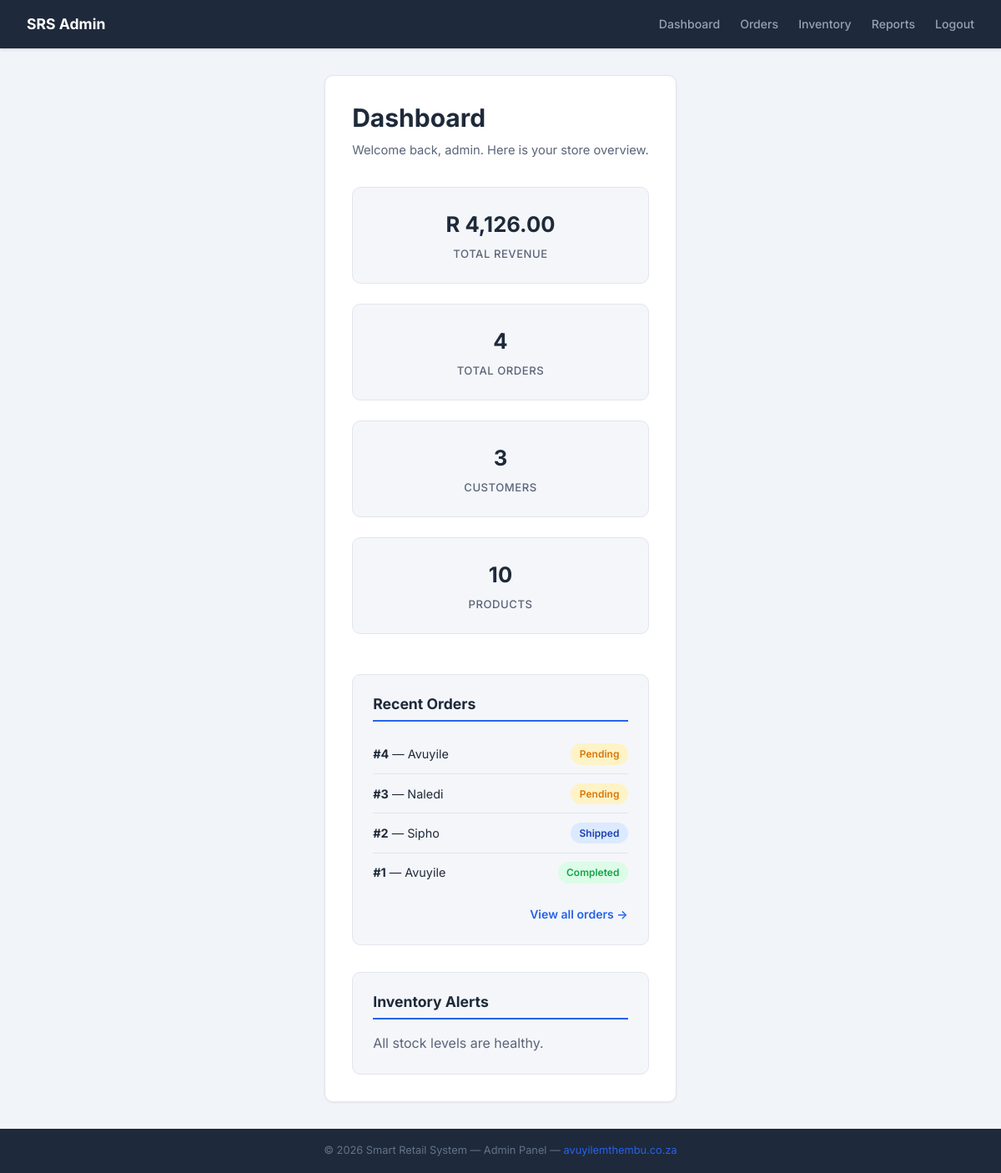
Page /admin/dashboard.php (signed in) on the committed database.
### tables this page shows
CREATE TABLE IF NOT EXISTS `Orders` (
    `OrderID`           INT AUTO_INCREMENT PRIMARY KEY,
    `CustomerID`        INT NOT NULL,
    `OrderDate`         DATETIME DEFAULT CURRENT_TIMESTAMP,
    `Status`            VARCHAR(20) DEFAULT 'Pending',
    `TotalAmount`       DECIMAL(10,2),
    `ShippingAddressID` INT,
    FOREIGN KEY (`CustomerID`) REFERENCES `Customers`(`CustomerID`) ON DELETE CASCADE,
    FOREIGN KEY (`ShippingAddressID`) REFERENCES `Addresses`(`AddressID`) ON DELETE SET NULL
);

CREATE TABLE IF NOT EXISTS `Customers` (
    `CustomerID`     INT AUTO_INCREMENT PRIMARY KEY,
    `FirstName`      VARCHAR(100)  NOT NULL,
    `LastName`       VARCHAR(100)  NOT NULL,
    `Email`          VARCHAR(255)  NOT NULL UNIQUE,
    `PasswordHash`   VARCHAR(255)  NOT NULL,
    `PhoneNumber`    VARCHAR(15),
    `DateRegistered` DATETIME DEFAULT CURRENT_TIMESTAMP
);

### src/Core/functions.php (called while the page is built, shortened)
<?php
function sanitize_output($data) {
    return htmlspecialchars((string)$data, ENT_QUOTES, 'UTF-8');
}
function format_price($amount) {
    return 'R ' . number_format((float)$amount, 2);
}

### src/Reporting/ReportManager.php (called while the page is built, shortened)
<?php
class ReportManager {
    private $pdo;
    public function __construct(PDO $db_connection) {
        $this->pdo = $db_connection;
    }
    public function getDashboardStats() {
        $stats = [
            'total_revenue'  => 0,
            'order_count'    => 0,
            'customer_count' => 0,
            'product_count'  => 0,
            'pending_orders' => 0,
        ];
        try {
            $row = $this->pdo->query(
                'SELECT COALESCE(SUM(TotalAmount), 0) AS revenue
                 FROM Orders WHERE Status IN ("Shipped", "Completed")'
            )->fetch();
            $stats['total_revenue'] = $row['revenue'];
            $row = $this->pdo->query('SELECT COUNT(*) AS cnt FROM Orders')->fetch();
            $stats['order_count'] = $row['cnt'];
            $row = $this->pdo->query('SELECT COUNT(*) AS cnt FROM Customers')->fetch();
            $stats['customer_count'] = $row['cnt'];
            $row = $this->pdo->query('SELECT COUNT(*) AS cnt FROM Products')->fetch();
            $stats['product_count'] = $row['cnt'];
            $row = $this->pdo->query(
                'SELECT COUNT(*) AS cnt FROM Orders WHERE Status = "Pending"'
            )->fetch();
            $stats['pending_orders'] = $row['cnt'];
        } catch (PDOException $e) {
            error_log('Dashboard stats failed: ' . $e->getMessage());
        }
        return $stats;
    }
}

### src/Order/OrderManager.php (called while the page is built, shortened)
<?php
class OrderManager {
    private $pdo;
    public function __construct(PDO $db_connection) {
        $this->pdo = $db_connection;
    }
    public function getAllOrders() {
        try {
            $stmt = $this->pdo->query(
                'SELECT o.OrderID, o.OrderDate, o.Status, o.TotalAmount,
                        c.FirstName, c.LastName
                 FROM Orders o
                 JOIN Customers c ON o.CustomerID = c.CustomerID
                 ORDER BY o.OrderDate DESC'
            );
            return $stmt->fetchAll();
        } catch (PDOException $e) {
            error_log('Failed to fetch all orders: ' . $e->getMessage());
            return [];
        }
    }
}

### public/admin/dashboard.php (the view, shortened to what this page needs)
<?php
require_once __DIR__ . '/../../src/Core/functions.php';
require_once __DIR__ . '/../../src/Reporting/ReportManager.php';
require_once __DIR__ . '/../../src/Order/OrderManager.php';
$pdo = get_db_connection();
$reportManager = new ReportManager($pdo);
$orderManager  = new OrderManager($pdo);
$stats = $reportManager->getDashboardStats();
$allOrders    = $orderManager->getAllOrders();
$recentOrders = array_slice($allOrders, 0, 5);
$lowStockItems = $reportManager->getLowStockReport();
require_once __DIR__ . '/../../templates/admin_header.php';
?>
<h1>Dashboard</h1>
<p class="admin-subtitle">Welcome back, <?php echo sanitize_output($_SESSION['AdminUsername']); ?>. Here is your store overview.</p>
<div class="stat-grid">
    <div class="stat-card">
        <div class="stat-value"><?php echo format_price($stats['total_revenue']); ?></div>
        <div class="stat-label">Total Revenue</div>
    </div>
    <div class="stat-card">
        <div class="stat-value"><?php echo $stats['order_count']; ?></div>
        <div class="stat-label">Total Orders</div>
    </div>
    <div class="stat-card">
        <div class="stat-value"><?php echo $stats['customer_count']; ?></div>
        <div class="stat-label">Customers</div>
    </div>
    <div class="stat-card">
        <div class="stat-value"><?php echo $stats['product_count']; ?></div>
        <div class="stat-label">Products</div>
    </div>
</div>
<div class="dashboard-grid">
    <div class="widget">
        <h2>Recent Orders</h2>
        <?php if (empty($recentOrders)): ?>
            <p class="text-muted">No orders yet.</p>
        <?php else: ?>
            <ul class="dashboard-list">
                <?php foreach ($recentOrders as $order): ?>
                    <li>
                        <span><strong>#<?php echo $order['OrderID']; ?></strong> &mdash; <?php echo sanitize_output($order['FirstName']); ?></span>
                        <span class="badge badge-<?php echo strtolower($order['Status']); ?>"><?php echo sanitize_output($order['Status']); ?></span>
                    </li>
                <?php endforeach; ?>
            </ul>
            <a href="orders.php" class="view-all-link">View all orders &rarr;</a>
        <?php endif; ?>
    </div>
    <div class="widget">
        <h2>Inventory Alerts</h2>
        <?php if (empty($lowStockItems)): ?>
            <p class="text-muted">All stock levels are healthy.</p>
        <?php endif; ?>
    </div>
</div>
<?php
require_once __DIR__ . '/../../templates/admin_footer.php';
?>

### templates/admin_header.php (shortened to what this page needs)
<!DOCTYPE html>
<html lang="en">
<head>
    <link rel="stylesheet" href="../css/style.css">
</head>
<body class="admin-body">
<header>
    <nav class="admin-nav">
        <a href="dashboard.php" class="logo">SRS Admin</a>
        <ul>
            <li><a href="dashboard.php">Dashboard</a></li>
            <li><a href="orders.php">Orders</a></li>
            <li><a href="inventory.php">Inventory</a></li>
            <li><a href="reports.php">Reports</a></li>
            <li><a href="index.php">Logout</a></li>
        </ul>
    </nav>
</header>
<main class="admin-main">

### templates/admin_footer.php
</main>
<footer class="admin-footer">
    &copy; <?php echo date('Y'); ?> Smart Retail System &mdash; Admin Panel &mdash;
    <a href="https://avuyilemthembu.co.za" target="_blank" rel="noopener noreferrer">avuyilemthembu.co.za</a>
</footer>
</body>
</html>

### rows in the picture
orders: OrderID "4", CustomerID.FirstName "Avuyile", Status "Pending"
orders: OrderID "3", CustomerID.FirstName "Naledi", Status "Pending"
orders: OrderID "2", CustomerID.FirstName "Sipho", Status "Shipped"
orders: OrderID "1", CustomerID.FirstName "Avuyile", Status "Completed"

### other values in the picture
sanitize_output($_SESSION['AdminUsername']) "admin"
format_price($stats['total_revenue']) "R 4,126.00"
$stats['order_count'] "4"
$stats['customer_count'] "3"
$stats['product_count'] "10"
